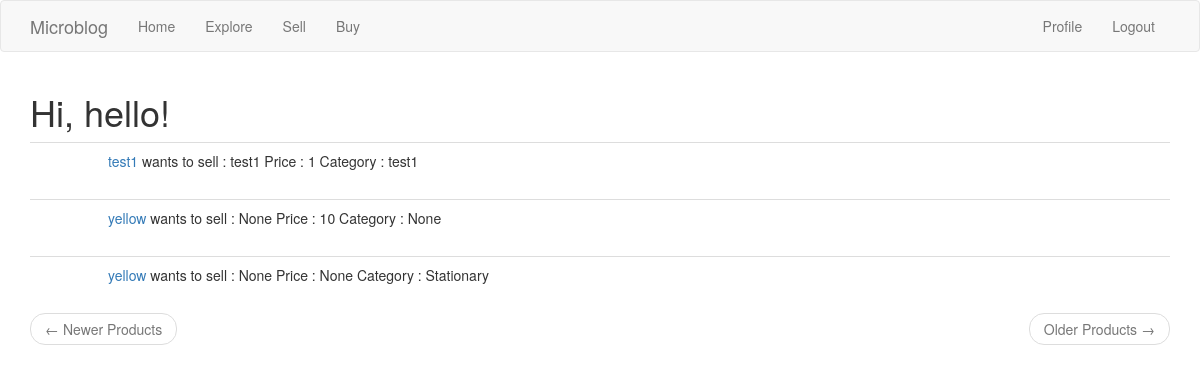
Page /buyproduct (signed in) on the committed database.
### app/models.py (models this page shows, shortened)
class User(UserMixin, db.Model):
    id = db.Column(db.Integer, primary_key=True)
    username = db.Column(db.String(64), index=True, unique=True)
    email = db.Column(db.String(120), index=True, unique=True)
    password_hash = db.Column(db.String(128))
    about_me = db.Column(db.String(140))
    gender = db.Column(db.Boolean)
    followed = db.relationship(
        'User', secondary=followers,
        primaryjoin=(followers.c.follower_id == id),
        secondaryjoin=(followers.c.followed_id == id),
        backref=db.backref('followers', lazy='dynamic'), lazy='dynamic')
    last_seen = db.Column(db.DateTime, default=datetime.utcnow)
    posts = db.relationship('Post', backref='author', lazy='dynamic')
    products = db.relationship('Product', backref='author', lazy='dynamic')
    def avatar(self, size):
        digest = md5(self.email.lower().encode('utf-8')).hexdigest()
        return 'https://www.gravatar.com/avatar/{}?d=identicon&s={}'.format(
            digest, size)

class Product(db.Model):
    id = db.Column(db.Integer, primary_key=True)
    body = db.Column(db.String(140))
    rate = db.Column(db.Integer)
    category = db.Column(db.String(140))
    timestamp = db.Column(db.DateTime, index=True, default=datetime.utcnow)
    user_id = db.Column(db.Integer, db.ForeignKey('user.id'))

### app/routes.py (the view)
@app.route('/buyproduct')
@login_required
def buyproduct():
    page = request.args.get('page', 1, type=int)
    products = Product.query.order_by(Product.timestamp.desc()).paginate(
        page, app.config['PRODUCTS_PER_PAGE'], False)
    next_url = url_for('explore', page=products.next_num) \
        if products.has_next else None
    prev_url = url_for('explore', page=products.prev_num) \
        if products.has_prev else None
    return render_template("buy.html", title='Buy', products=products.items)

### app/models.py (called while the page is built)
@login.user_loader
def load_user(id):
    return User.query.get(int(id))

### app/routes.py (called while the page is built)
@app.before_request
def before_request():
    if current_user.is_authenticated:
        current_user.last_seen = datetime.utcnow()
        db.session.commit()

### app/templates/buy.html (shortened to what this page needs)
{% extends "base.html" %}
{% import 'bootstrap/wtf.html' as wtf %}
{% block app_content %}
    <h1>Hi, {{ current_user.username }}!</h1>
    {% for product in products %}
        {% include '_product.html' %}
    {% endfor %}
    <nav aria-label="...">
        <ul class="pager">
            <li class="previous{% if not prev_url %} disabled{% endif %}">
                <a href="{{ prev_url or '#' }}">
                    <span aria-hidden="true">&larr;</span> Newer Products
                </a>
            </li>
            <li class="next{% if not next_url %} disabled{% endif %}">
                <a href="{{ next_url or '#' }}">
                    Older Products <span aria-hidden="true">&rarr;</span>
                </a>
            </li>
        </ul>
    </nav>
{% endblock %}

### app/templates/_product.html (shortened to what this page needs)
{% if not product.author == current_user %}
<table class="table table-hover">
        <tr>
            <td width="70px">
            </td>
            <td>
                <a href="{{ url_for('user', username=product.author.username) }}">{{ product.author.username }}</a>
                wants to sell : {{ product.body }}
                Price : {{ product.rate }}
                Category : {{ product.category }}
            </td>
        </tr>
    </table>
{% endif %}

### rows in the picture
User: username "hello"
Product: author.username "test1", body "test1", rate "1", category "test1"
Product: author.username "yellow", body "None", rate "10", category "None"
Product: author.username "yellow", body "None", rate "None", category "Stationary"
